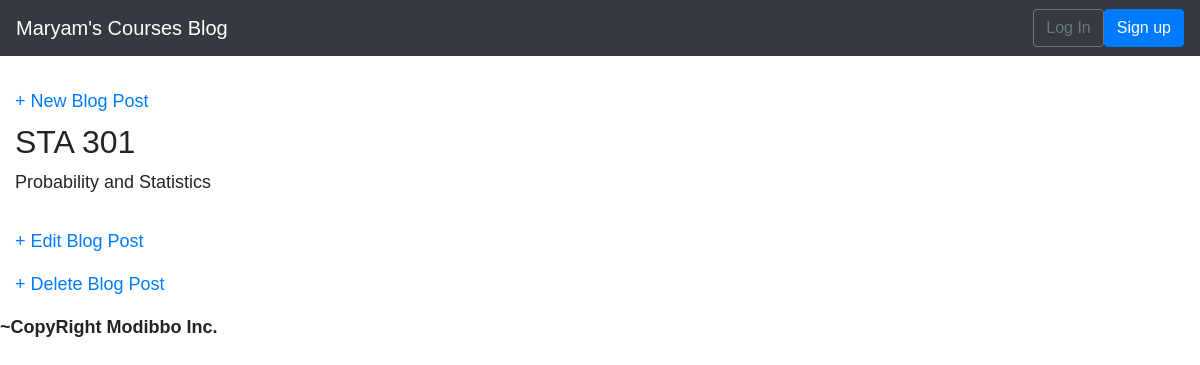
/post/1/, run on an earlier commit of the app's database.
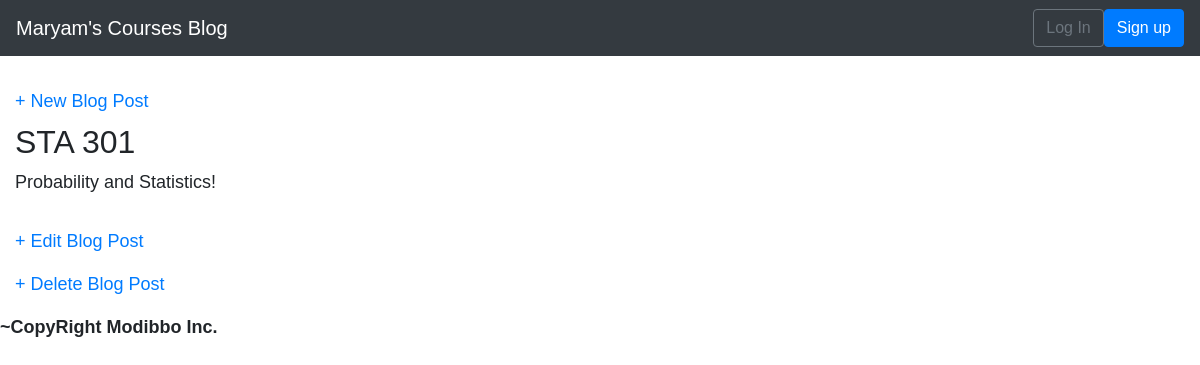
And on a later commit of the database.
### blog/models.py (models this page shows, shortened)
class Post(models.Model):
  title = models.CharField(max_length=200)
  author = models.ForeignKey('auth.User',on_delete=models.CASCADE,)
  body = models.TextField()

### blog/views.py (the view)
# urls.py: path('post/<int:pk>/', BlogDetailView.as_view(), name='post_detail'),
class BlogDetailView(DetailView):
  model = Post
  template_name = 'post_detail.html'

### blog/templates/post_detail.html (shortened to what this page needs)
<!DOCTYPE html>
    {% extends 'base.html' %}
    {% block content %}
        <div class="post-entry">
            <h2>{{ post.title }}</h2>
             <p>{{ post.body }}</p>
        </div>
        <p>
            <a href="{% url 'post_edit' post.pk %}">+ Edit Blog Post</a>
        </p>
        <p>
            <a href="{% url 'post_delete' post.pk %}">+ Delete Blog Post</a>
        </p>
    {% endblock content %}

### blog/templates/base.html (shortened to what this page needs)
{% load static %}
<!DOCTYPE html lang="en">
    <head>
      <link rel="stylesheet" href="https://maxcdn.bootstrapcdn.com/bootstrap/4.0.0/css/bootstrap.min.css">
      <link href="{% static 'css/base.css' %}" rel="stylesheet">
    </head>
    <body>
      <nav class="navbar navbar-expand-md navbar-dark bg-dark mb-">
        <a class="navbar-brand" href="{% url 'home' %}">Maryam's Courses Blog</a>
        <div class="collapse navbar-collapse" id="navbarCollapse">
          {% if user.is_authenticated %}
          <ul class="navbar-nav ml-auto">
            <li class="nav-item">
              <a class="nav-link dropdown-toggle" href="#" id="userMenu" data-toggle="dropdown" aria-haspopup="true" aria-expanded="false">
                {{ user.username }}
              </a>
              <div class="dropdown-menu dropdown-menu-right" aria-labelledby="userMenu">
                <a class="dropdown-item"
                href="{% url 'password_change'%}">Change password</a>
                <div class="dropdown-divider"></div>
                <a class="dropdown-item" href="{% url 'logout' %}">
                  Log Out</a>
                </div>
              </li>
            </ul>
            {% else %}
            <form class="form-inline ml-auto">
              <a href="{% url 'login' %}" class="btn btn-outline-secondary">
                Log In</a>
                <a href="{% url 'signup' %}" class="btn btn-primary ml-auto">
                Sign up</a>
              </form>
              {% endif %}
            </div>
          </nav>
      <div class="container-fluid">
        <div class="nav-right">
            <a href="{% url 'post_new' %}">+ New Blog Post</a>
        </div>
        {% block content %}
        {% endblock content %}
       </div>
        <div>
          {% block footer %}
          <p><b>~CopyRight Modibbo Inc.</b></p>
          {% endblock footer %}
        </div>
   </body>
</html>

### static/css/base.css (style rules this page uses)
body { font-family: 'Source Sans Pro', sans-serif; font-size: 18px; }
.nav-right { display: flex; padding-top: 2rem; }
.post-entry { margin-bottom: 2rem; }
.post-entry h2 { margin: 0.5rem 0; }
.post-entry p { margin: 0; font-weight: 400; }

What changed in the data, as far as the page shows it:
changed Post "STA 301": body "Probability and Statistics" → "Probability and Statistics!"
